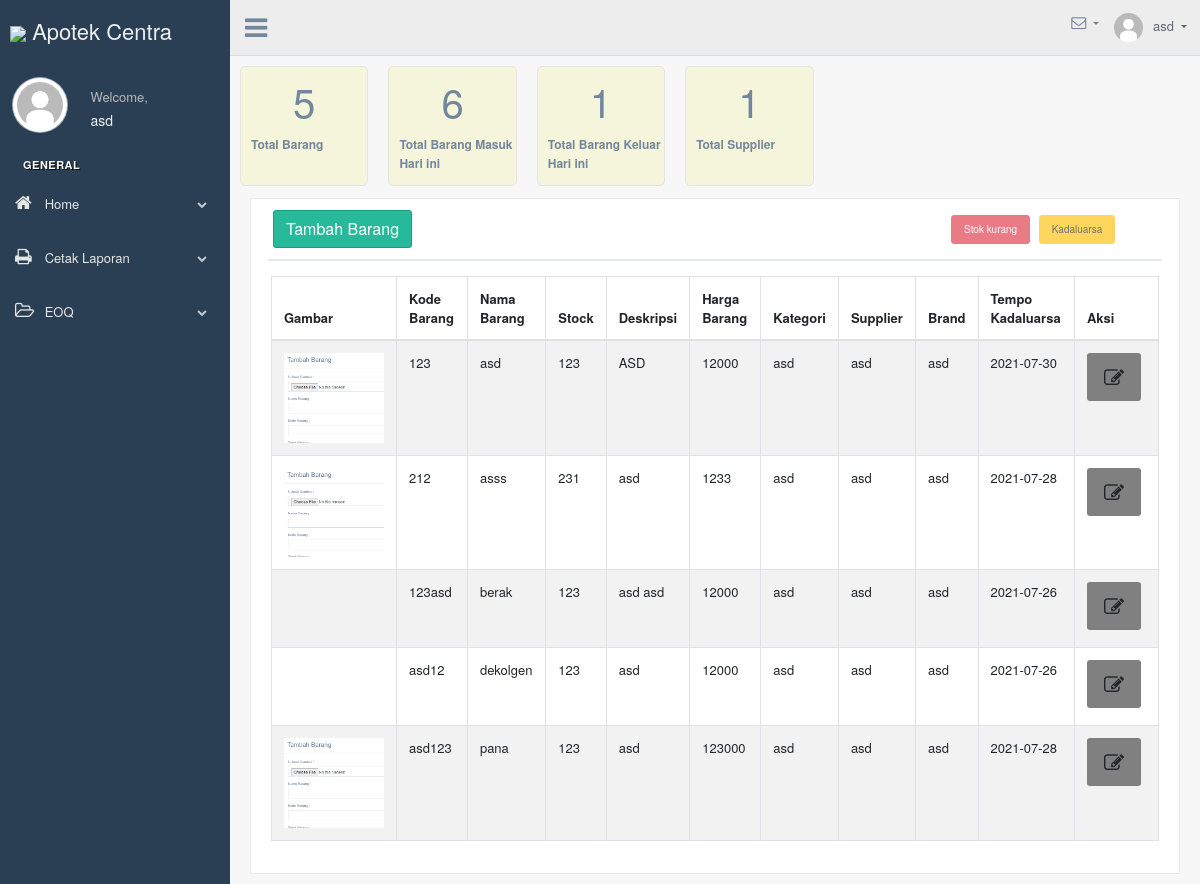
/admin/ (signed in), run on the app's committed database.
### tables this page shows
CREATE TABLE `tbl_petugas` (
  `id_petugas` int(20) NOT NULL,
  `nama_petugas` varchar(255) NOT NULL,
  `img` varchar(255) NOT NULL,
  `email` varchar(255) NOT NULL,
  `alamat_petugas` text NOT NULL,
  `password` varchar(255) NOT NULL
);

CREATE TABLE `tbl_barang` (
  `id_barang` int(20) NOT NULL,
  `id_item` varchar(255) NOT NULL,
  `id_kategori` int(20) NOT NULL,
  `id_supplier` int(20) NOT NULL,
  `id_brand` int(20) NOT NULL,
  `kode_barang` varchar(10) NOT NULL,
  `nama_barang` varchar(255) NOT NULL,
  `stock_barang` int(11) NOT NULL,
  `gambar_barang` varchar(255) NOT NULL,
  `qr_code` varchar(255) NOT NULL,
  `deskripsi` text NOT NULL,
  `harga_barang` int(11) NOT NULL,
  `tempo_barang` date NOT NULL,
  `create_date` date NOT NULL,
  `status` varchar(255) NOT NULL
);

CREATE TABLE `tbl_kategori` (
  `id_kategori` int(20) NOT NULL,
  `nama_kategori` varchar(255) NOT NULL,
  `kode_rak` varchar(255) NOT NULL,
  `create_date` date NOT NULL,
  `status` varchar(255) NOT NULL
);

CREATE TABLE `tbl_supplier` (
  `id_supplier` int(20) NOT NULL,
  `nama_supplier` varchar(255) NOT NULL,
  `alamat_supplier` text NOT NULL,
  `kontak_supplier` varchar(255) NOT NULL,
  `lead_time` int(11) NOT NULL,
  `create_date` date NOT NULL,
  `status` varchar(255) NOT NULL
);

CREATE TABLE `tbl_brand` (
  `id_brand` int(20) NOT NULL,
  `nama_brand` varchar(255) NOT NULL,
  `create_date` date NOT NULL,
  `status` varchar(255) NOT NULL
);

### model/User.php (called while the page is built, shortened)
<?php
function GetKategoriDetiail($id, $conn)
{
   $sql = "SELECT * FROM tbl_kategori where id_kategori = '" . $id . "'";
   $item = mysqli_query($conn, $sql);
   $data = mysqli_fetch_assoc($item);
   return $data;
}
function GetBrandDetiail($id, $conn)
{
   $sql = "SELECT * FROM tbl_brand where id_brand = '" . $id . "' ";
   $item = mysqli_query($conn, $sql);
   $data = mysqli_fetch_assoc($item);
   return $data;
}
function GetDataPetugas($id, $conn)
{
   $sql = "SELECT * FROM tbl_petugas where id_petugas = '" . $id . "' ";
   $item = mysqli_query($conn, $sql);
   $data = mysqli_fetch_assoc($item);
   return $data;
}
function GetSupplierDetiail($id, $conn)
{
   $sql = "SELECT * FROM tbl_supplier where id_supplier = '" . $id . "' ";
   $item = mysqli_query($conn, $sql);
   $data = mysqli_fetch_assoc($item);
   return $data;
}
function GetDataBarang($conn)
{
   $sql = "SELECT * FROM tbl_barang where status = 'ACTIVE'";
   $item = mysqli_query($conn, $sql);
   return $item;
}
function GetDataLogo($conn)
{
   $sql = "SELECT * FROM tbl_logo ORDER by create_date DESC LIMIT 1";
   $item = mysqli_query($conn, $sql);
   $data = mysqli_fetch_assoc($item);
   return $data;
}
function Getcount($conn)
{
   $arr = [];
   $sql = "SELECT count(id_barang) as total FROM tbl_barang ";
   $item = mysqli_query($conn, $sql);
   $data = mysqli_fetch_assoc($item);
   $arr[0] = $data['total'];
   $sql = "SELECT count(id_masuk) as total FROM tbl_barang_masuk where create_date = CURDATE()";
   $item = mysqli_query($conn, $sql);
   $data = mysqli_fetch_assoc($item);
   $arr[1] = $data['total'];
   $sql = "SELECT count(id_keluar) as total FROM tbl_barang_keluar where create_date = CURDATE()";
   $item = mysqli_query($conn, $sql);
   $data = mysqli_fetch_assoc($item);
   $arr[2] = $data['total'];
   $sql = "SELECT count(id_supplier) as total FROM tbl_supplier WHERE status = 'ACTIVE' ";
   $item = mysqli_query($conn, $sql);
   $data = mysqli_fetch_assoc($item);
   $arr[3] = $data['total'];
   return $arr;
}
function GetDetailPesan($id, $conn)
{
   $sql = "SELECT * FROM tbl_pesan where id_barang = '" . $id . "' HAVING COUNT(id_barang) > 0";
   $item = mysqli_query($conn, $sql);
   $data = mysqli_fetch_assoc($item);
   $text = 0;
   return $text;
}
?>

### admin/index.php (the view, shortened to what this page needs)
<?php
require('../model/User.php');
$logo = GetDataLogo($conn);
$count = Getcount($conn);
$data_barang = GetDataBarang($conn);
$now = GetDataPetugas($_SESSION['id_petugas'], $conn);
?>
<!DOCTYPE html>
<html lang="en">
<head>
  <link href="../vendors/bootstrap/dist/css/bootstrap.min.css" rel="stylesheet">
  <link href="../vendors/font-awesome/css/font-awesome.min.css" rel="stylesheet">
  <link href="../vendors/nprogress/nprogress.css" rel="stylesheet">
  <link href="../vendors/iCheck/skins/flat/green.css" rel="stylesheet">
  <link href="../vendors/bootstrap-progressbar/css/bootstrap-progressbar-3.3.4.min.css" rel="stylesheet">
  <link href="../vendors/jqvmap/dist/jqvmap.min.css" rel="stylesheet" />
  <link href="../vendors/bootstrap-daterangepicker/daterangepicker.css" rel="stylesheet">
  <link href="../vendors/datatables.net-bs/css/dataTables.bootstrap.min.css" rel="stylesheet">
  <link href="../vendors/datatables.net-buttons-bs/css/buttons.bootstrap.min.css" rel="stylesheet">
  <link href="../vendors/datatables.net-fixedheader-bs/css/fixedHeader.bootstrap.min.css" rel="stylesheet">
  <link href="../vendors/datatables.net-responsive-bs/css/responsive.bootstrap.min.css" rel="stylesheet">
  <link href="../vendors/datatables.net-scroller-bs/css/scroller.bootstrap.min.css" rel="stylesheet">
  <link href="../build/css/custom.min.css" rel="stylesheet">
</head>
<body class="nav-md">
  <div class="container body">
    <div class="main_container">
      <div class="col-md-3 left_col">
        <div class="left_col scroll-view">
          <div class="navbar nav_title" style="border: 0;">
            <a href="index.php" class="site_title"><img width="50px" src="../admin/images/logo/<?php echo $logo['nama_logo'] ?>" /> <span>Apotek Centra Medika</span></a>
          </div>
          <div class="profile clearfix">
            <div class="profile_pic">
              <img src="../admin/images/profile/<?php echo $now['img'] ?>" alt="..." class="img-circle profile_img">
            </div>
            <div class="profile_info">
              <span>Welcome,</span>
              <h2><?php echo $now['nama_petugas'] ?></h2>
            </div>
          </div>
          <br />
          <div id="sidebar-menu" class="main_menu_side hidden-print main_menu">
            <div class="menu_section">
              <h3>General</h3>
              <ul class="nav side-menu">
                <li><a><i class="fa fa-home"></i> Home <span class="fa fa-chevron-down"></span></a>
                </li>
              </ul>
              <ul class="nav side-menu">
                <li><a><i class="fa fa-print"></i> Cetak Laporan <span class="fa fa-chevron-down"></span></a>
                </li>
              </ul>
              <ul class="nav side-menu">
                <li><a><i class="fa fa-folder-open-o"></i> EOQ <span class="fa fa-chevron-down"></span></a>
                </li>
              </ul>
            </div>
          </div>
        </div>
      </div>
      <div class="top_nav">
        <div class="nav_menu">
          <div class="nav toggle">
            <a id="menu_toggle"><i class="fa fa-bars"></i></a>
          </div>
          <nav class="nav navbar-nav">
            <ul class=" navbar-right">
              <li class="nav-item dropdown open" style="padding-left: 15px;">
                <a class="user-profile dropdown-toggle" aria-haspopup="true" id="navbarDropdown" data-toggle="dropdown" aria-expanded="false">
                  <img src="../admin/images/profile/<?php echo $now['img'] ?>" alt=""><?php echo $now['nama_petugas'] ?>
              </li>
              <li role="presentation" class="nav-item dropdown open">
                <a class="dropdown-toggle info-number" id="navbarDropdown1" data-toggle="dropdown" aria-expanded="false">
                  <i class="fa fa-envelope-o"></i>
                </a>
              </li>
            </ul>
          </nav>
        </div>
      </div>
      <div class="right_col" role="main">
        <div class="row" style="display: inline-block;">
          <div class="row">
            <div class="animated flipInY col-lg-3 col-md-3 col-sm-6 ">
              <div class="tile-stats">
                <h1><?php echo $count[0] ?></h1>
                <p><b>Total Barang</b></p>
              </div>
            </div>
            <div class="animated flipInY col-lg-3 col-md-3 col-sm-6 ">
              <div class="tile-stats">
                <h1><?php echo $count[1] ?></h1>
                <p><b> Total Barang Masuk Hari ini</b></p>
              </div>
            </div>
            <div class="animated flipInY col-lg-3 col-md-3 col-sm-6 ">
              <div class="tile-stats">
                <h1><?php echo $count[2] ?></h1>
                <p><b> Total Barang Keluar Hari ini</b></p>
              </div>
            </div>
            <div class="animated flipInY col-lg-3 col-md-3 col-sm-6 ">
              <div class="tile-stats">
                <h1><?php echo $count[3] ?></h1>
                <p><b> Total Supplier</b></p>
              </div>
            </div>
          </div>
        </div>
        <div class="row">
          <div class="col-md-12 col-sm-12 ">
            <div class="x_panel">
              <div class="x_title">
                <button type="button" class="btn btn-success" data-toggle="modal" data-target="#myModal">Tambah Barang</button>
                <button type="button" style="font-size: 10px" class="btn btn-danger kanan" disabled>Stok kurang</button>
                <button type="button" style="font-size: 10px" class="btn btn-warning" disabled>Kadaluarsa</button>
              </div>
              <div class="x_content">
                <div class="row">
                  <div class="col-sm-12">
                    <div class="card-box table-responsive">
                      <table id="datatable" class="table table-striped table-bordered" style="width:100%">
                        <thead>
                          <tr>
                            <th>Gambar</th>
                            <th>Kode Barang</th>
                            <th>Nama Barang</th>
                            <th>Stock</th>
                            <th>Deskripsi</th>
                            <th>Harga Barang</th>
                            <th>Kategori</th>
                            <th>Supplier</th>
                            <th>Brand</th>
                            <th>Tempo Kadaluarsa</th>
                            <th>Aksi</th>
                          </tr>
                        </thead>
                        <tbody>
                          <?php $i = 0;
                          while ($data = mysqli_fetch_assoc($data_barang)) {
                            $kategori = GetKategoriDetiail($data['id_kategori'], $conn);
                            $brand = GetBrandDetiail($data['id_brand'], $conn);
                            $supplier = GetSupplierDetiail($data['id_supplier'], $conn);
                            $pesan = GetDetailPesan($data['id_barang'], $conn);
                          ?>
                            <tr style="<?php echo $pesan ?>">
                              <td><img width="100px" class="responsive" src="../admin/images/barang/<?php echo $data['gambar_barang'] ?>" alt=""></td>
                              <td><?php echo $data['kode_barang'] ?></td>
                              <td><?php echo $data['nama_barang'] ?></td>
                              <td><?php echo $data['stock_barang'] ?></td>
                              <td><?php echo $data['deskripsi'] ?></td>
                              <td><?php echo $data['harga_barang'] ?></td>
                              <td><?php echo $kategori['nama_kategori'] ?></td>
                              <td><?php echo $supplier['nama_supplier'] ?></td>
                              <td><?php echo $brand['nama_brand'] ?></td>
                              <td><?php echo $data['tempo_barang'] ?></td>
                              <td><button style="background-color:grey;" type="button" class="btn btn-lg" data-toggle="modal" data-dismiss="modal" data-target="#update<?php echo $i ?>"><i class="fa fa-edit"></i></button></td>
                            </tr>
                          <?php $i += 1;
                          }  ?>
                        </tbody>
                      </table>
                    </div>
                  </div>
                </div>
              </div>
            </div>
          </div>
        </div>
      </div>
    </div>
  </div>
</body>
</html>

### admin/index.php (style rules this page uses)
.tile-stats { background-color: beige; height: 120px; }
h1 { text-align: center; }
.kanan { margin-left: 60%; }

### data on the page
tbl_petugas: img (picture), nama_petugas "asd"
tbl_barang: gambar_barang (picture), kode_barang "123", nama_barang "asd", stock_barang "123", deskripsi "ASD", harga_barang "12000", id_kategori.nama_kategori "asd", id_supplier.nama_supplier "asd", id_brand.nama_brand "asd", tempo_barang "2021-07-30"
tbl_barang: gambar_barang (picture), kode_barang "212", nama_barang "asss", stock_barang "231", deskripsi "asd", harga_barang "1233", id_kategori.nama_kategori "asd", id_supplier.nama_supplier "asd", id_brand.nama_brand "asd", tempo_barang "2021-07-28"
tbl_barang: kode_barang "123asd", nama_barang "berak", stock_barang "123", deskripsi "asd asd", harga_barang "12000", id_kategori.nama_kategori "asd", id_supplier.nama_supplier "asd", id_brand.nama_brand "asd", tempo_barang "2021-07-26"
tbl_barang: kode_barang "asd12", nama_barang "dekolgen", stock_barang "123", deskripsi "asd", harga_barang "12000", id_kategori.nama_kategori "asd", id_supplier.nama_supplier "asd", id_brand.nama_brand "asd", tempo_barang "2021-07-26"
tbl_barang: gambar_barang (picture), kode_barang "asd123", nama_barang "pana", stock_barang "123", deskripsi "asd", harga_barang "123000", id_kategori.nama_kategori "asd", id_supplier.nama_supplier "asd", id_brand.nama_brand "asd", tempo_barang "2021-07-28"

### other printed values
$count[0] "5"
$count[1] "6"
$count[2] "1"
$count[3] "1"
